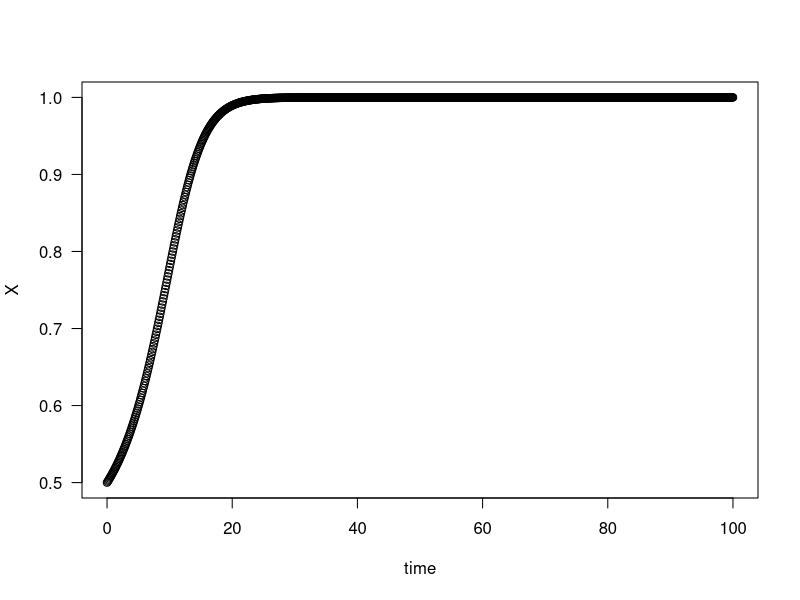

Recreate this plot in R.
## ---- chunk 1

require(deSolve)

# Initial values
state <- c(X = 0.5) #proportion of total population that are conservationists
times <- seq(0,100,by=0.1)

# Parameters
parameters <- c(k = 1.014,j = 1.68, s = 0.5, phi = 0.2, C = 0.3, P = 0.5)

# Model
consv <- function(t,state,parameters){
  with(as.list(c(state,parameters)),{
       dX <- k*X*(1-X)*(-1+j*(1-C)-s*P*(1-X)+phi*(2*X-1))
      list(c(dX))   
  })}

# Solve model and plot results 
out <- ode(y = state,times=times,func=consv,parms=parameters) 
par(mfrow=c(1,1))

plot(out[,1],out[,2],ylab='X',xlab='time',las=1)
